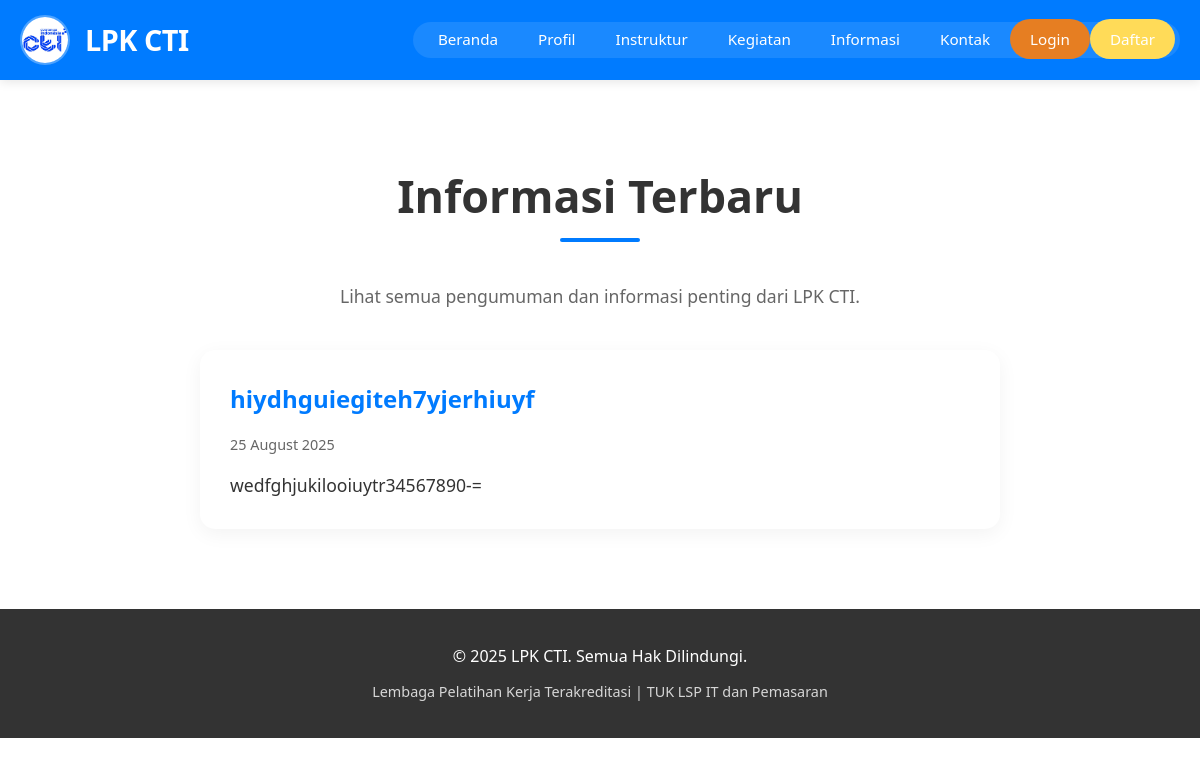
The app's page /informasi.php with its own data.
### tables this page shows
CREATE TABLE `informasi` (
  `id_info` int NOT NULL,
  `judul` varchar(255) NOT NULL,
  `isi` text,
  `gambar` varchar(255) DEFAULT NULL,
  `tanggal` date DEFAULT NULL,
  `created_at` timestamp NOT NULL DEFAULT CURRENT_TIMESTAMP,
  `updated_at` timestamp NOT NULL DEFAULT CURRENT_TIMESTAMP ON UPDATE CURRENT_TIMESTAMP
);

### informasi.php (the view)
<?php
include 'config/koneksi.php';
include 'header.php';
?>
<section id="informasi" class="content">
    <h2>Informasi Terbaru</h2>
    <p class="section-description">Lihat semua pengumuman dan informasi penting dari LPK CTI.</p>
    <div style="display: flex; flex-direction: column; gap: 30px; max-width: 800px; margin: 0 auto;">
        <?php
        $query = "SELECT * FROM informasi ORDER BY tanggal DESC";
        $result = mysqli_query($koneksi, $query);
        if (!$result) {
            echo "<div class='no-data'>";
            echo "<h3>Error Database</h3>";
            echo "<p>Terjadi kesalahan: " . mysqli_error($koneksi) . "</p>";
            echo "</div>";
        } elseif (mysqli_num_rows($result) == 0) {
            echo "<div class='no-data'>";
            echo "<h3>Belum Ada Informasi Terbaru</h3>";
            echo "<p>Informasi sedang dalam proses pembaruan. Silakan kembali lagi nanti.</p>";
            echo "</div>";
        } else {
            while ($row = mysqli_fetch_assoc($result)) {
                echo "<div style='background: white; padding: 30px; border-radius: 15px; box-shadow: 0 5px 20px rgba(0,0,0,0.05);'>";
                echo "<h3 style='color: #007bff; margin-bottom: 15px; font-size: 1.5rem;'>" . htmlspecialchars($row['judul']) . "</h3>";
                echo "<p style='color: #666; font-size: 0.9rem; margin-bottom: 15px;'>" . htmlspecialchars(date('d F Y', strtotime($row['tanggal']))) . "</p>";
                echo "<p style='font-size: 1.1rem; line-height: 1.6;'>" . nl2br(htmlspecialchars($row['isi'])) . "</p>";
                echo "</div>";
            }
        }
        ?>
    </div>
</section>
<?php
include 'footer.php';
?>

### header.php (style rules this page uses)
* { margin: 0; padding: 0; box-sizing: border-box; }
body { font-family: 'Segoe UI', Tahoma, Geneva, Verdana, sans-serif; line-height: 1.6; color: #333; }
.content { padding: 80px 20px; max-width: 1200px; margin: 0 auto; }
.content h2 { text-align: center; margin-bottom: 50px; font-size: 2.8rem; color: #333; position: relative; }
.content h2:after { content: ''; position: absolute; bottom: -10px; left: 50%; transform: translateX(-50%); width: 80px; height: 4px; background: #007bff; border-radius: 2px; }
.section-description { text-align: center; margin-bottom: 40px; color: #666; font-size: 1.1rem; max-width: 600px; margin-left: auto; margin-right: auto; }

### records on screen
informasi: judul "hiydhguiegiteh7yjerhiuyf", tanggal "25 August 2025", isi "wedfghjukilooiuytr34567890-="
